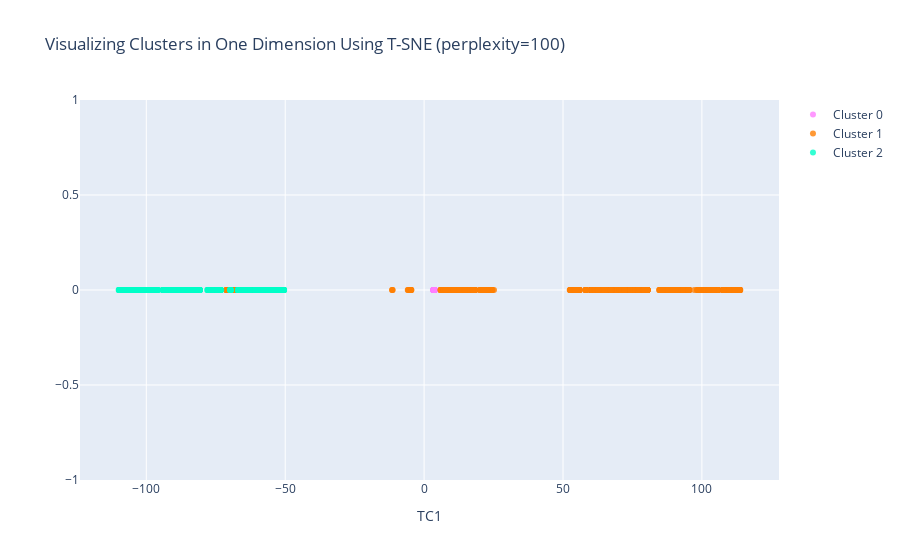

The notebook cell this image was saved under:
### Markdown cell above
### 1-D

### Code cell
#Instructions for building the 1-D plot

#trace1 is for 'Cluster 0'
trace1 = go.Scatter(
                    x = cluster0["TC1_1d"],
                    y = cluster0["dummy"],
                    mode = "markers",
                    name = "Cluster 0",
                    marker = dict(color = 'rgba(255, 128, 255, 0.8)'),
                    text = None)

#trace2 is for 'Cluster 1'
trace2 = go.Scatter(
                    x = cluster1["TC1_1d"],
                    y = cluster1["dummy"],
                    mode = "markers",
                    name = "Cluster 1",
                    marker = dict(color = 'rgba(255, 128, 2, 0.8)'),
                    text = None)

#trace3 is for 'Cluster 2'
trace3 = go.Scatter(
                    x = cluster2["TC1_1d"],
                    y = cluster2["dummy"],
                    mode = "markers",
                    name = "Cluster 2",
                    marker = dict(color = 'rgba(0, 255, 200, 0.8)'),
                    text = None)

data = [trace1, trace2, trace3]

title = "Visualizing Clusters in One Dimension Using T-SNE (perplexity=" + str(perplexity) + ")"

layout = dict(title = title,
              xaxis= dict(title= 'TC1',ticklen= 5,zeroline= False),
              yaxis= dict(title= '',ticklen= 5,zeroline= False)
             )

fig = dict(data = data, layout = layout)

iplot(fig)

### Figure 1 — Plotly figure (JSON) as saved in the notebook; plotly's stock layout.template omitted (floating-point values rounded to 4 significant figures; data arrays with more than 128 entries replaced by an {"elided": "..."} marker saying what was removed)
{"data": [{"marker": {"color": "rgba(255, 128, 255, 0.8)"}, "mode": "markers", "name": "Cluster 0", "type": "scatter", "x": [3.654, 3.541, 3.675, 3.516, 3.646, 3.655, 3.693, 3.593, 3.38, 3.624, 3.502, 3.383, 3.677, 3.621, 3.679, 3.547, 3.638, 3.746, 3.387, 3.355, 3.672, 3.638, 3.7, 3.655, 3.562, 3.502, 3.506, 3.65, 3.673, 3.853, 3.672, 3.614, 3.301, 3.546, 3.549, 3.322, 3.822, 3.61, 3.479, 3.686, 3.28, 3.383, 3.815, 3.465, 3.404, 3.64, 3.673, 3.556, 3.386, 3.491, 3.665, 3.65, 3.676, 3.458, 3.395, 3.608, 3.681, 3.519, 3.473, 3.552, 3.683, 3.669, 3.688, 3.738, 3.693], "y": [0, 0, 0, 0, 0, 0, 0, 0, 0, 0, 0, 0, 0, 0, 0, 0, 0, 0, 0, 0, 0, 0, 0, 0, 0, 0, 0, 0, 0, 0, 0, 0, 0, 0, 0, 0, 0, 0, 0, 0, 0, 0, 0, 0, 0, 0, 0, 0, 0, 0, 0, 0, 0, 0, 0, 0, 0, 0, 0, 0, 0, 0, 0, 0, 0]}, {"marker": {"color": "rgba(255, 128, 2, 0.8)"}, "mode": "markers", "name": "Cluster 1", "type": "scatter", "x": {"elided": "1849 float values"}, "y": {"elided": "1849 int values"}}, {"marker": {"color": "rgba(0, 255, 200, 0.8)"}, "mode": "markers", "name": "Cluster 2", "type": "scatter", "x": {"elided": "1283 float values"}, "y": {"elided": "1283 int values"}}], "layout": {"title": {"text": "Visualizing Clusters in One Dimension Using T-SNE (perplexity=100)"}, "xaxis": {"ticklen": 5, "title": {"text": "TC1"}, "zeroline": false}, "yaxis": {"ticklen": 5, "title": {"text": ""}, "zeroline": false}}}
